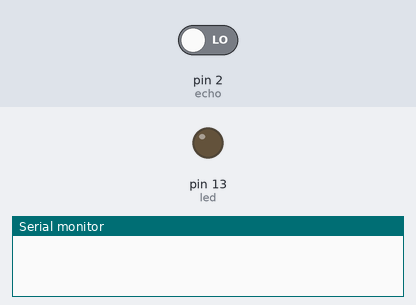
A sketch run on a simulated Arduino Uno, built with avr-gcc and run on an emulated ATmega328P. Parts: output pins drawn as LEDs (lit = HIGH), the last lines printed to the serial monitor. The test bench sets the inputs (shaded band); at power-on: pin 2 (echo) LOW. Pins used as bus, display or sensor lines are not drawn.

Above: at 0.1 s.
At 1.1 s:
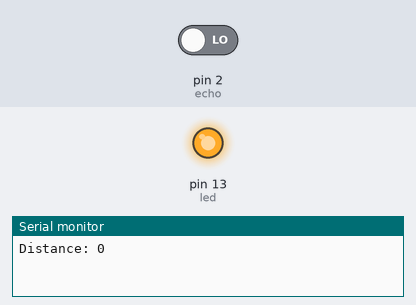
Timing chart, 0 to 2.6 s (numbered marks = the images above):
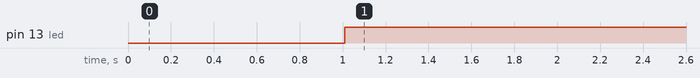

Measured:
- by itself, pin 13 (led): LOW → HIGH at 1.0 s

The sketch:

ultrasonic_sensor.ino
```cpp
#define trig 3
#define echo 2
#define led 13

void setup() {
  // put your setup code here, to run once:
  Serial.begin(9600);
  pinMode(trig, OUTPUT);
  pinMode(echo, INPUT);
  pinMode(led, OUTPUT);
}

void loop() {
  // put your main code here, to run repeatedly:
  digitalWrite(trig, HIGH);
  delay(10);
  digitalWrite(trig, LOW);

  int duration = pulseIn (echo, HIGH);
  int distance = duration/58; //distance in cm
  Serial.print("Distance: ");
  Serial.println(distance);

  if (distance < 100)
  {
    digitalWrite(led, HIGH);
  }
  else
  {
    digitalWrite(led, LOW);
  }
  delay(100);
}
```
